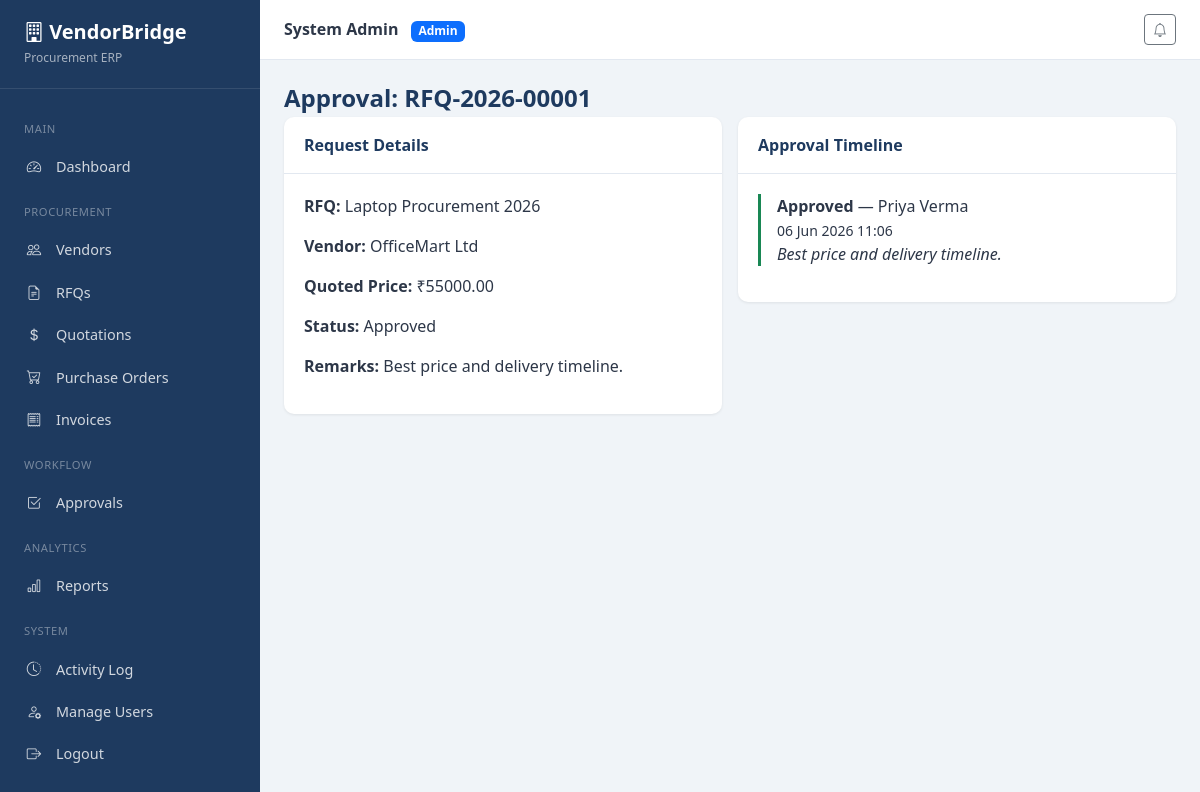
Screenshot of /procurement/approvals/1/ (signed in) with the database file from the repository.
### accounts/models.py (models this page shows, shortened)
class User(AbstractUser):
    ROLE_ADMIN = 'admin'
    ROLE_PROCUREMENT = 'procurement_officer'
    ROLE_VENDOR = 'vendor'
    ROLE_MANAGER = 'manager'
    ROLE_CHOICES = [
        (ROLE_ADMIN, 'Admin'),
        (ROLE_PROCUREMENT, 'Procurement Officer'),
        (ROLE_VENDOR, 'Vendor'),
        (ROLE_MANAGER, 'Manager / Approver'),
    ]
    role = models.CharField(max_length=30, choices=ROLE_CHOICES, default=ROLE_PROCUREMENT)
    phone = models.CharField(max_length=20, blank=True)
    created_at = models.DateTimeField(auto_now_add=True)
    class Meta:
        ordering = ['username']
    @property
    def is_admin_role(self):
        return self.role == self.ROLE_ADMIN or self.is_superuser
    @property
    def is_vendor_role(self):
        return self.role == self.ROLE_VENDOR

### procurement/models.py (models this page shows, shortened)
class Approval(models.Model):
    STATUS_PENDING = 'pending'
    STATUS_APPROVED = 'approved'
    STATUS_REJECTED = 'rejected'
    STATUS_CHOICES = [
        (STATUS_PENDING, 'Pending'),
        (STATUS_APPROVED, 'Approved'),
        (STATUS_REJECTED, 'Rejected'),
    ]
    rfq = models.ForeignKey(RFQ, on_delete=models.CASCADE, related_name='approvals')
    quotation = models.ForeignKey(
        Quotation,
        on_delete=models.CASCADE,
        related_name='approvals',
        null=True,
        blank=True,
    )
    approver = models.ForeignKey(
        settings.AUTH_USER_MODEL,
        on_delete=models.SET_NULL,
        null=True,
        related_name='approvals',
    )
    status = models.CharField(max_length=20, choices=STATUS_CHOICES, default=STATUS_PENDING)
    remarks = models.TextField(blank=True)
    approval_date = models.DateTimeField(null=True, blank=True)
    created_at = models.DateTimeField(auto_now_add=True)
    class Meta:
        ordering = ['-created_at']

class RFQ(models.Model):
    STATUS_DRAFT = 'draft'
    STATUS_OPEN = 'open'
    STATUS_CLOSED = 'closed'
    STATUS_AWARDED = 'awarded'
    STATUS_CHOICES = [
        (STATUS_DRAFT, 'Draft'),
        (STATUS_OPEN, 'Open'),
        (STATUS_CLOSED, 'Closed'),
        (STATUS_AWARDED, 'Awarded'),
    ]
    rfq_number = models.CharField(max_length=30, unique=True, default=generate_rfq_number)
    title = models.CharField(max_length=200)
    product_name = models.CharField(max_length=200)
    description = models.TextField()
    quantity = models.PositiveIntegerField(default=1)
    deadline = models.DateTimeField()
    attachment = models.FileField(upload_to='rfq_attachments/', blank=True, null=True)
    assigned_vendors = models.ManyToManyField(Vendor, blank=True, related_name='assigned_rfqs')
    created_by = models.ForeignKey(
        settings.AUTH_USER_MODEL,
        on_delete=models.SET_NULL,
        null=True,
        related_name='created_rfqs',
    )
    status = models.CharField(max_length=20, choices=STATUS_CHOICES, default=STATUS_OPEN)
    created_at = models.DateTimeField(auto_now_add=True)
    class Meta:
        ordering = ['-created_at']
        verbose_name = 'RFQ'
        verbose_name_plural = 'RFQs'

class Quotation(models.Model):
    STATUS_DRAFT = 'draft'
    STATUS_SUBMITTED = 'submitted'
    STATUS_SELECTED = 'selected'
    STATUS_REJECTED = 'rejected'
    STATUS_CHOICES = [
        (STATUS_DRAFT, 'Draft'),
        (STATUS_SUBMITTED, 'Submitted'),
        (STATUS_SELECTED, 'Selected'),
        (STATUS_REJECTED, 'Rejected'),
    ]
    rfq = models.ForeignKey(RFQ, on_delete=models.CASCADE, related_name='quotations')
    vendor = models.ForeignKey(Vendor, on_delete=models.CASCADE, related_name='quotations')
    quoted_price = models.DecimalField(max_digits=12, decimal_places=2)
    delivery_timeline = models.PositiveIntegerField(help_text='Delivery timeline in days')
    notes = models.TextField(blank=True)
    status = models.CharField(max_length=20, choices=STATUS_CHOICES, default=STATUS_SUBMITTED)
    submission_date = models.DateTimeField(auto_now_add=True)
    updated_at = models.DateTimeField(auto_now=True)
    class Meta:
        ordering = ['quoted_price']
        unique_together = ['rfq', 'vendor']

### vendors/models.py (models this page shows, shortened)
class Vendor(models.Model):
    STATUS_ACTIVE = 'active'
    STATUS_INACTIVE = 'inactive'
    STATUS_CHOICES = [
        (STATUS_ACTIVE, 'Active'),
        (STATUS_INACTIVE, 'Inactive'),
    ]
    CATEGORY_CHOICES = [
        ('it', 'IT & Software'),
        ('office', 'Office Supplies'),
        ('manufacturing', 'Manufacturing'),
        ('services', 'Professional Services'),
        ('logistics', 'Logistics'),
        ('other', 'Other'),
    ]
    user = models.OneToOneField(
        settings.AUTH_USER_MODEL,
        on_delete=models.SET_NULL,
        null=True,
        blank=True,
        related_name='vendor_profile',
    )
    vendor_name = models.CharField(max_length=150)
    company_name = models.CharField(max_length=200)
    category = models.CharField(max_length=50, choices=CATEGORY_CHOICES, default='other')
    gst_number = models.CharField(max_length=20, blank=True)
    email = models.EmailField()
    phone = models.CharField(max_length=20)
    address = models.TextField()
    status = models.CharField(max_length=20, choices=STATUS_CHOICES, default=STATUS_ACTIVE)
    rating = models.DecimalField(max_digits=3, decimal_places=1, default=4.0)
    created_at = models.DateTimeField(auto_now_add=True)
    class Meta:
        ordering = ['company_name']

### procurement/views.py (the view)
# urls.py: path('approvals/<int:pk>/', views.approval_detail, name='approval_detail'),
@login_required
@role_required(User.ROLE_ADMIN, User.ROLE_MANAGER)
def approval_detail(request, pk):
    approval = get_object_or_404(Approval, pk=pk)
    timeline = approval.rfq.approvals.select_related('approver').order_by('created_at')
    return render(request, 'procurement/approval_detail.html', {
        'approval': approval,
        'timeline': timeline,
    })

### core/context_processors.py (called while the page is built)
def notifications_processor(request):
    if request.user.is_authenticated:
        unread = request.user.notifications.filter(is_read=False).count()
        recent = request.user.notifications.all()[:5]
        return {'unread_notifications': unread, 'recent_notifications': recent}
    return {'unread_notifications': 0, 'recent_notifications': []}

### templates/procurement/approval_detail.html (shortened to what this page needs)
{% extends 'base.html' %}
{% block content %}
<h1 class="page-title">Approval: {{ approval.rfq.rfq_number }}</h1>
<div class="row g-3">
    <div class="col-lg-6">
        <div class="card-panel">
            <div class="card-header">Request Details</div>
            <div class="card-body">
                <p><strong>RFQ:</strong> {{ approval.rfq.title }}</p>
                <p><strong>Vendor:</strong> {{ approval.quotation.vendor.company_name|default:"—" }}</p>
                <p><strong>Quoted Price:</strong> ₹{{ approval.quotation.quoted_price|floatformat:2|default:"—" }}</p>
                <p><strong>Status:</strong> {{ approval.get_status_display }}</p>
                <p><strong>Remarks:</strong> {{ approval.remarks|default:"—" }}</p>
            </div>
        </div>
    </div>
    <div class="col-lg-6">
        <div class="card-panel">
            <div class="card-header">Approval Timeline</div>
            <div class="card-body">
                {% for t in timeline %}
                <div class="border-start border-3 ps-3 mb-3 {% if t.status == 'approved' %}border-success{% elif t.status == 'rejected' %}border-danger{% else %}border-warning{% endif %}">
                    <strong>{{ t.get_status_display }}</strong>
                    {% if t.approver %} — {{ t.approver.get_full_name }}{% endif %}
                    <br><small>{{ t.created_at|date:"d M Y H:i" }}</small>
                    {% if t.remarks %}<br><em>{{ t.remarks }}</em>{% endif %}
                </div>
                {% empty %}
                <p class="text-muted">No timeline entries.</p>
                {% endfor %}
            </div>
        </div>
    </div>
</div>
{% endblock %}

### templates/partials/navbar.html (shortened to what this page needs)
<div class="topbar">
    <div class="d-flex align-items-center gap-3">
        <div>
            <strong>{{ user.get_full_name|default:user.username }}</strong>
            <span class="badge bg-primary ms-2">{{ user.get_role_display }}</span>
        </div>
    </div>
    <div class="d-flex align-items-center gap-3">
        <div class="dropdown">
            <button class="btn btn-sm btn-outline-secondary position-relative" data-bs-toggle="dropdown">
                <i class="bi bi-bell"></i>
            </button>
        </div>
    </div>
</div>

### rows the page displays
User: get_full_name "System Admin", role "Admin"
Approval: rfq.rfq_number "RFQ-2026-00001", rfq "Laptop Procurement 2026", quotation.vendor.company_name "OfficeMart Ltd", quotation.quoted_price "55000.00", status "Approved", remarks "Best price and delivery timeline.", approver.get_full_name "Priya Verma", created_at "06 Jun 2026 11:06"
